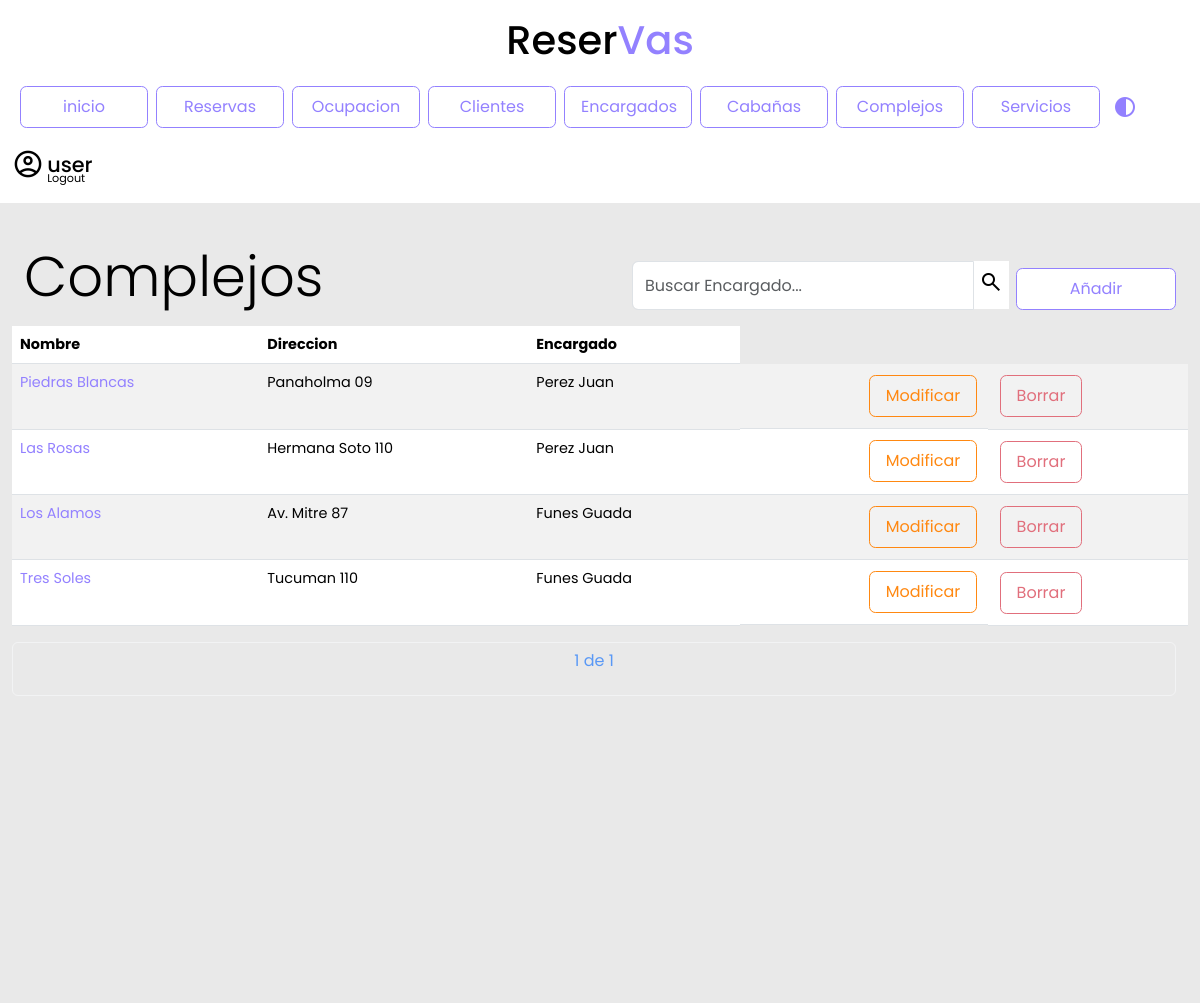
Page /complejos/ (signed in) on the committed database.
### reservas/models.py (models this page shows, shortened)
class Complejo(models.Model):
    nombre = models.CharField(max_length=100)
    direccion = models.CharField(max_length=100)
    encargado = models.ForeignKey(Encargado, on_delete=models.CASCADE)

class Encargado(models.Model):
    dni = models.IntegerField()
    apellido_nombre = models.CharField(max_length=100)
    telefono = models.CharField(max_length=30)
    email = models.CharField(max_length=50, default="user@gmail.com")
    def __str__(self):
        return self.apellido_nombre

### reservas/views.py (the view)
# urls.py: path('complejos/', views.lista_complejos.as_view(), name='lista_complejos'),
class lista_complejos(LoginRequiredMixin, ListView):
    login_url = '/login/'
    model = Complejo
    template_name = 'lista_complejos.html'
    context_object_name = 'complejos'
    paginate_by = 10
    def get_queryset(self):
        query = self.request.GET.get('q', '')
        complejos = Complejo.objects.filter(
            Q(nombre__icontains=query)
        )
        return complejos

### reservas/templates/lista_complejos.html (shortened to what this page needs)
{% include 'navbar.html' %}
{% load static %}
{% block content %}
<div class="contenedor">
<div class="row">
<h2 class="col display-4 my-3">Complejos</h2>
    <div class="col d-flex justify-content-end align-items-end mb-3">
        <form method="GET">
            <div class="input-group">
            <input type="text" id="search" class="form-control inputApagado" name="q" value="{{ query }}" placeholder="Buscar Encargado...">
            <button class="lupa" type="submit"><span class="material-symbols-outlined">search</span></button>
            <div class="d-flex justify-content-end align-items-end"><a class="botonPrimario" href="/complejos/complejoNuevo/">Añadir</a></div>
        </form>
    </div>
</div>
<table class="table table-striped table-hover" id="results">
    <thead class="thead">
        <tr>
            <th>Nombre</th>
            <th>Direccion</th>
            <th>Encargado</th>
        </tr>
    </thead>
    <tbody>
        {% for complejo in complejos %}
        <tr class="filas">
            <td><a href="{% url 'detalle_complejo' complejo.id %}">{{ complejo.nombre }}</a></td>
            <td>{{ complejo.direccion }}</td>
            <td>{{ complejo.encargado}}</td>
            <td class="d-flex justify-content-end align-items-end"><a class="botonTerciario" href="/complejos/complejoModif/{{ complejo.id }}"> Modificar</td>
                <td><a class="botonSecundario" href="/complejos/complejoBorrar/{{ complejo.id }}">Borrar</a></td>
        {% endfor %}
    </tbody>
</table>
<div class="pagination justify-content-center">
    <span class="current-page btn btn-outline-light disabled text-primary mb-3">
        {{ page_obj.number }} de {{ page_obj.paginator.num_pages }}
    </span>
</div>
</div>
{% endblock %}

### reservas/templates/navbar.html (shortened to what this page needs)
{% extends 'base.html' %}
{% load static %}
{% block content %}
<header>
    <h1>Reser<span>Vas</span></h1>
</header>
<nav class="navbar navbar-expand-lg">
    <div class="container-fluid">
        <div class="navbar collapse navbar-collapse" id="navbarSupportedContent" >
            <ul class="navbar-nav me-auto mb-2 mb-lg-0">
                <li class="nav-item">
                    <a class="botonPrimario" href="/">inicio</a>
                </li>
                <li class="nav-item">
                    <a class="botonPrimario" href="/reservas">Reservas</a>
                </li>
                <li class="nav-item">
                    <a class="botonPrimario" href="{% url 'cabanias_disponibles' %}">Ocupacion</a>
                </li>
                <li class="nav-item">
                    <a class="botonPrimario" href="/clientes">Clientes</a>
                </li>
                <li class="nav-item">
                    <a class="botonPrimario" href="/encargados">Encargados</a>
                </li>
                <li class="nav-item">
                    <a class="botonPrimario" href="/cabanias">Cabañas</a>
                </li>
                <li class="nav-item">
                    <a class="botonPrimario" href="/complejos">Complejos</a>
                </li>
                <li class="nav-item">
                    <a class="botonPrimario"  href="/servicios">Servicios</a>
                </li>
                <button type="button" class="btn dark-mode">
                    <span class="material-symbols-outlined" id="botonDarkMode">
                    </span>
                </button>
            </ul>
            <div class="contenedorUsuario">
                <span class="material-symbols-outlined">
                </span>
                <div>
                    {% if request.user.is_authenticated %}
                    <h4 class="user">{{ request.user.username }}</h4>
                    <a href="/logout/">Logout</a>
                    {% else %}
                    <a href="/login/">Login</a>
                    {% endif %}
                </div>
            </div>
        </div>
    </div>
</nav>
{% endblock %}

### reservas/static/css/general.css (style rules this page uses)
:root { --font-family: 'poppins' sans-serif ; --color-primary: #9381ff; --color-danger: #e16f7c; --color-white: #fff; --color-dark: #000; --color-cyan: #51D6FF; --color-Terciary:#ff8811; --color-dark-variant: #E8F1F2; --color-background: #e9e9e9; --card-border-radius: 2rem; --border-radius-1: 0.4rem; --border-radius-2: 1.2rem; --card-padding: 1.8rem; --padding-1: 1.2rem; --box-shadow: 0 1rem 2rem var(--color-light); --bs-emphasis-color:var(--color-danger); --bs-table-striped-color:var(--color-dark-variant) }
html, body { margin: 0; padding: 0; height: 100%; width: 100%; background-color: var(--color-background); }
.contenedor { min-height: 100%; min-width: 100%; background-color: var(--color-background); overflow-y: auto; }
.detalle h1,h3,h4,p { color: var(--color-dark); }
.navbar { background-color: var(--color-white); display: flex; margin: auto; }
.navbar a.botonPrimario { justify-content: center; width: 8rem; }
header { position: relative; background-color:var(--color-white); height: 4rem; font-family: 'poppins', sans-serif; text-align: center; }
header h1 { color: var(--color-dark); background-color: var(--color-white); position: relative; top: 1rem; }
header span { color: var(--color-primary); transition: ease .8s; }
.contenedor { padding: 1.5rem; font-family: 'poppins', sans-serif; font-size: 0.9rem; }
.botonPrimario { padding: 1rem; font-family: 'poppins', sans-serif; font-size: 1rem; font-weight:400; line-height: 0.5; margin-left:0.5rem; margin-top:0.4rem ; display: inline-block; text-align: center; text-decoration: none; vertical-align: middle; cursor: pointer; border: 0.1rem solid var(--color-primary); border-radius: var(--border-radius-1); background-color: var(--color-white); user-select: none; transition:ease-in-out 0.35s all; width: 10rem; text-decoration: none; color: var(--color-primary); }
.botonSecundario { padding: 1rem; margin:0.2rem; font-family: 'poppins', sans-serif; font-size: 1rem; font-weight:400; line-height: 0.5; display: inline-block; text-align: center; text-decoration: none; vertical-align: middle; cursor: pointer; border: 0.1rem solid #e16f7c; border-radius: var(--border-radius-1); background-color: transparent; user-select: none; transition:ease-in-out 0.35s all; text-decoration: none; color: #e16f7c; }
.botonTerciario { padding: 1rem; margin:0.2rem; font-family: 'poppins', sans-serif; font-size: 1rem; font-weight:400; line-height: 0.5; display: inline-block; text-align: center; text-decoration: none; vertical-align: middle; cursor: pointer; border: 0.1rem solid var(--color-Terciary); border-radius: var(--border-radius-1); background-color: transparent; user-select: none; transition:ease-in-out 0.35s all; text-decoration: none; color: var(--color-Terciary); }
.lupa { color: var(--color-dark); background-color: var(--color-white); border:none; border-radius: 50%; transition: ease 0.5s; margin-left: 0.1rem; height: 3rem; }
.thead { background-color: #9381ff; color: #ffffff; }
table a { color: var(--color-primary); text-decoration: none; transition: ease 0.3s; }
.col.display-4.my-3 { color: var(--color-dark); font-family: 'poppins', sans-serif; }
.contenedorUsuario { color: var(--color-dark); display: flex; flex-direction: row; transition: ease .8s; margin-right: 3rem; margin-top: 1rem; font-family: 'poppins', sans-serif; background-color: transparent; }
.contenedorUsuario span { margin-right: .2rem; font-size: 2rem; background-color: transparent; transition: ease .5s; }
.contenedorUsuario h4 { font-size: 1.3rem; margin-top: .3rem; transition: ease .5s; }
.contenedorUsuario div { display: flex; flex-direction: column; }
.contenedorUsuario div a { text-decoration: none; color: var(--color-dark); transition: ease .8s; margin-top: -1rem; font-size: .7rem; }
#botonDarkMode { color: var(--color-primary); margin-top: .5rem; }
#results { max-width: 100%; overflow: auto; }
.pagination.justify-content-center span { color: #9381ff; background-color: var(--color-background); height: 100%; width: 100%; }
a:link, a:visited, a:active { text-decoration: none; }
#results { overflow-x: auto; max-width: 100%; width: 100%; }

### rows in the picture
Complejo: nombre "Piedras Blancas", direccion "Panaholma 09", encargado "Perez Juan"
Complejo: nombre "Las Rosas", direccion "Hermana Soto 110", encargado "Perez Juan"
Complejo: nombre "Los Alamos", direccion "Av. Mitre 87", encargado "Funes Guada"
Complejo: nombre "Tres Soles", direccion "Tucuman 110", encargado "Funes Guada"

### other values in the picture
{{ request.user.username }} "user"
{{ page_obj.number }} "1"
{{ page_obj.paginator.num_pages }} "1"
